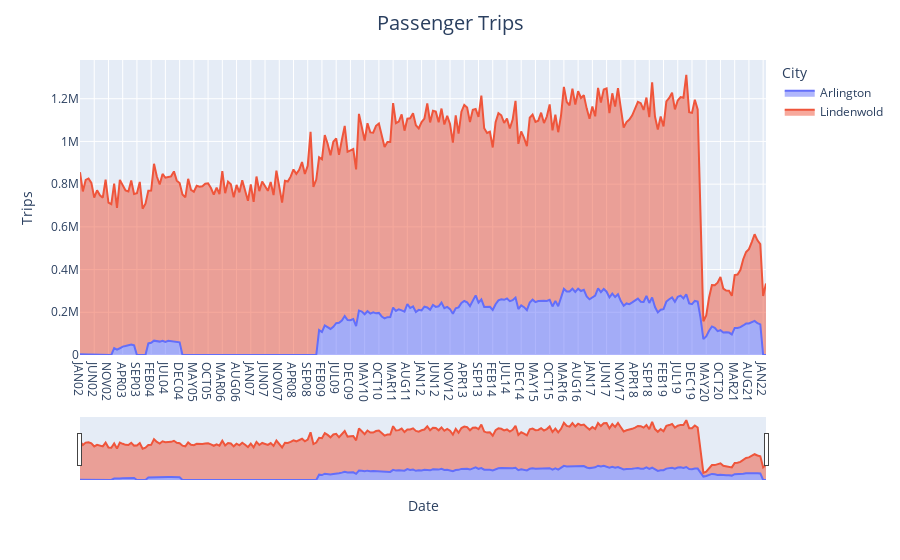

Here is the notebook cell this chart was saved with:
### Code cell
trips_compare_df = trips_filtered_df.query('(City == "Arlington") | \
                                       (City == "Lindenwold")')
fig1 = px.area(trips_compare_df, x='Date', y='Trips', color='City')
fig1.update_layout(title='Passenger Trips', xaxis_title='Date', yaxis_title='Trips', title_x=0.5, title_font={'size':20})
fig1.update_xaxes(rangeslider_visible=True)
fig1.show()

### Figure 1 — Plotly figure (JSON) as saved in the notebook; plotly's stock layout.template omitted (floating-point values rounded to 4 significant figures; data arrays with more than 128 entries replaced by an {"elided": "..."} marker saying what was removed)
{"data": [{"hovertemplate": "City=Arlington<br>Date=%{x}<br>Trips=%{y}<extra></extra>", "legendgroup": "Arlington", "line": {"color": "#636efa"}, "marker": {"symbol": "circle"}, "mode": "lines", "name": "Arlington", "orientation": "v", "showlegend": true, "stackgroup": "1", "type": "scatter", "x": {"elided": "242 str values"}, "xaxis": "x", "y": {"elided": "242 int values"}, "yaxis": "y"}, {"hovertemplate": "City=Lindenwold<br>Date=%{x}<br>Trips=%{y}<extra></extra>", "legendgroup": "Lindenwold", "line": {"color": "#EF553B"}, "marker": {"symbol": "circle"}, "mode": "lines", "name": "Lindenwold", "orientation": "v", "showlegend": true, "stackgroup": "1", "type": "scatter", "x": {"elided": "242 str values"}, "xaxis": "x", "y": {"elided": "242 int values"}, "yaxis": "y"}], "layout": {"legend": {"title": {"text": "City"}, "tracegroupgap": 0}, "margin": {"t": 60}, "title": {"font": {"size": 20}, "text": "Passenger Trips", "x": 0.5}, "xaxis": {"anchor": "y", "domain": [0, 1], "rangeslider": {"visible": true}, "title": {"text": "Date"}}, "yaxis": {"anchor": "x", "domain": [0, 1], "title": {"text": "Trips"}}}}
